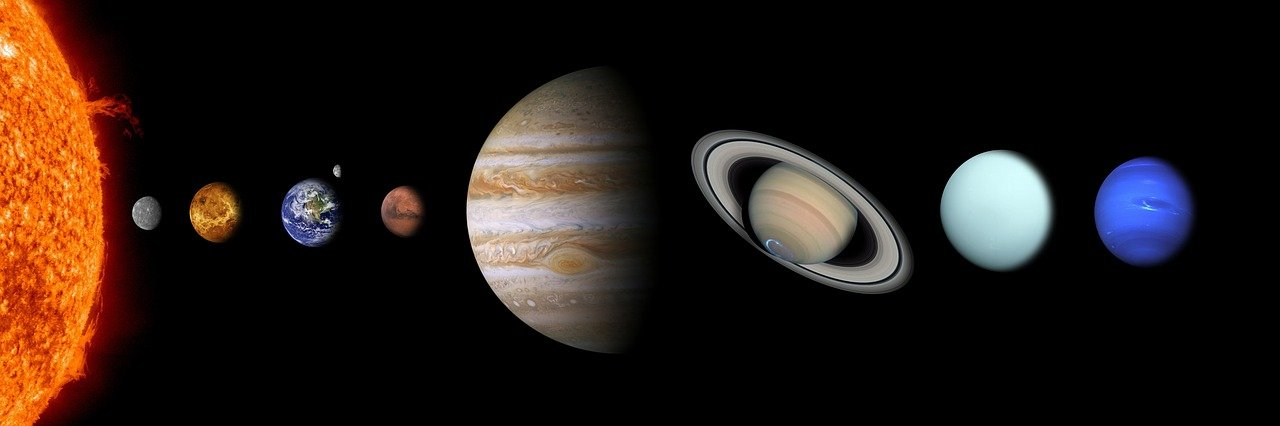
#> input picture solar-system.jpg, 1280 x 426 px
$ python solar_planets.py
#> lines starting #> are read from the running program, lines starting #| are printed output that depends on the picture
import cv2
img = cv2.imread("solar-system.jpg")
#> img is the input picture: shape (426, 1280, 3); mean B, G, R 20.5, 25.8, 36.5
print(img)
#> (printed output is left out)
cv2.putText(img,
           "Sun",
           (0, 213),
           fontFace=cv2.FONT_HERSHEY_DUPLEX ,
           fontScale=0.9,
           thickness = 4,
           color=(255, 255, 255)
           )
cv2.putText(img,
           "Mercury",
           (100, 106),
           fontFace=cv2.FONT_HERSHEY_TRIPLEX ,
           fontScale=0.9,
           thickness = 2,
           color=(0, 255, 0)
           )
cv2.putText(img,
           "Venus",
           (175, 318),
           fontFace=cv2.FONT_ITALIC ,
           fontScale=1,
           thickness = 2,
           color=(255, 0, 0)
           )
cv2.putText(img,
           "Earth",
           (275, 106),
           fontFace=cv2.FONT_HERSHEY_SCRIPT_SIMPLEX ,
           fontScale=1,
           thickness = 2,
           color=(0, 255, 0)
           )
cv2.putText(img,
           "Mars",
           (375, 318),
           fontFace=cv2.FONT_HERSHEY_SCRIPT_SIMPLEX ,
           fontScale=1,
           thickness = 2,
           color=(255, 0, 0)
           )
cv2.putText(img,
           "Jupiter",
           (550, 106),
           fontFace=cv2.FONT_HERSHEY_SCRIPT_SIMPLEX ,
           fontScale=1,
           thickness = 2,
           color=(0, 255, 0)
           )
cv2.putText(img,
           "Saturn",
           (750, 318),
           fontFace=cv2.FONT_HERSHEY_SCRIPT_SIMPLEX ,
           fontScale=1,
           thickness = 2,
           color=(255, 0, 0)
           )
cv2.putText(img,
           "Uranus",
           (950, 106),
           fontFace=cv2.FONT_HERSHEY_SCRIPT_SIMPLEX ,
           fontScale=1,
           thickness = 2,
           color=(0, 255, 0)
           )
cv2.putText(img,
           "Neptune",
           (1100, 318),
           fontFace=cv2.FONT_HERSHEY_SCRIPT_SIMPLEX ,
           fontScale=1,
           thickness = 2,
           color=(255, 0, 0)
           )
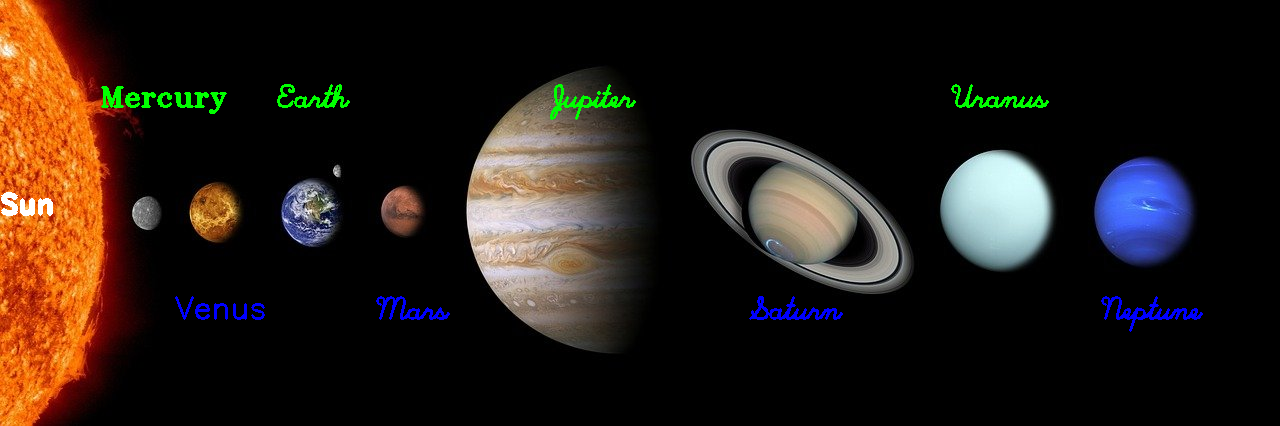
#> img: shape (426, 1280, 3); mean B, G, R 22, 27.5, 36.4
cv2.imshow("Solar System", img)
cv2.waitKey(0)
